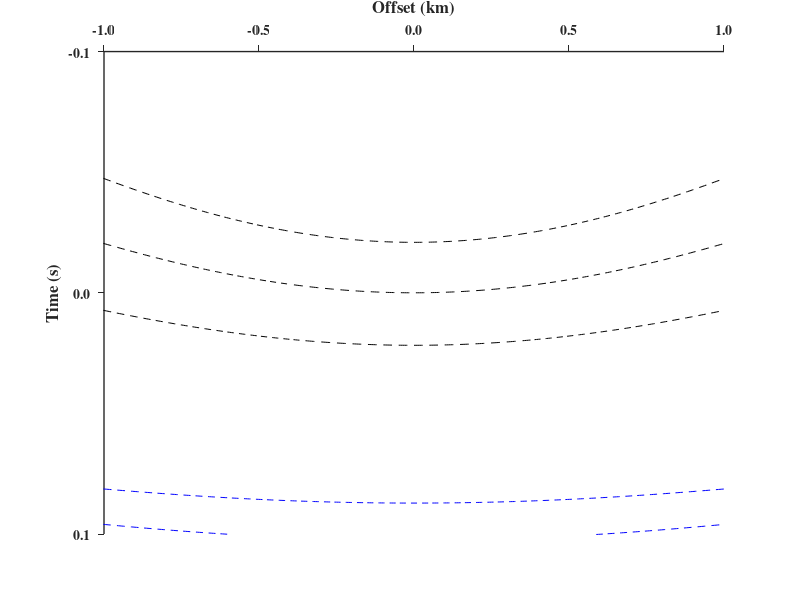

Write MATLAB code to recreate this figure.
clear

%vs=1500;vp=3000;Depth=1000;r=vs/vp;
%h=ezplot(@(a,x)myfun(a,x,r,Depth),[0 1 -2000 2000])
%C=get(h,'contourMatrix');
%a=C(1,2:end);
%X=C(2,2:end);
%t=Depth./cos(asin(a))/vp+Depth./cos(asin(0.5*a))/vs;
%plot(X,t,'r')
%hold on

%%%%%%%%%%% Map migration (stack impulse)%%%%%%%
%%%%% single shot %%%%%%%
%for k=1:10:181  
%   ezplot(@(x,y)myfun(x,y,sx,rx,vp,vs,t(k)),[-2000 2000 -2000  2000]); 
%   hold on; 
%end
%%%%% single offset multishot%%%%%%%
%for k=100:50:400
%   ezplot(@(x,y)myfun(x,y,sx+k,X(120)+k,vp,vs,t(120)),[-2000 2000 -2000    2000]); 
%   hold on; 
%end

%%%%%%%%%  Matrix manner to compute Demigration traveltime %%%%%%%
%clear
%vp_dem=2450:20:2550;vs_dem=1300;vs=1500;vp=2500;h=700;
%Depth_dem=(vs_dem/vs*(vp+vs)./(vp_dem+vs_dem))*h;
%r1=vs_dem./vp_dem;
%sx=200;rx=1000;
%a=0:pi/(180*4):pi/6;
%a11=asin(r1'*sin(a));
%X1=repmat(Depth_dem',[1,121]).*(repmat(tan(a),[6 1])+tan(a11));
%t1=((Depth_dem./vp_dem)'*cos(a)+(repmat(Depth_dem',[1,121])./cos(a11))/vs_dem);
%plot(X1',t1')

%%%%%%%%%  For loop manner to compute Demigration traveltime %%%%%%%
%%%%%%  Demigration with PS image %%%%%%%
fid=figure(1);
get(fid,'position')
set(fid,'position',[200 100 500 500]);%set figure position and size ([left bottom width height]) on the screen.
hold on
%plot(lowvel_init_vp(:,aaaa),[1:700],'color','b','linestyle','--','linewidth',1.5);
set(gca,'ydir','reverse','xlim',[-1000 1000],'xtick',[-1000:500:1000],'xticklabel','-1.0|-0.5|0.0|0.5|1.0','xaxislocation','top');
set(gca,'ylim',[-0.1 0.1],'ytick',[-0.1:0.1:0.1],'yticklabel','-0.1|0.0|0.1');
%set(gca,'ylim',[0.5 1.5],'ytick',[0.5:0.25:1.5],'yticklabel','0.5|0.75|1.25|1.5');
set(gca,'tickdir','out','linewidth',1);
set(gca,'fontsize',10,'fontname','times','fontweight','bold');
xlabel('Offset (km)','fontsize',12,'fontname','times','fontweight','bold');
ylabel('Time (s)','fontsize',12,'fontname','times','fontweight','bold');
text(1500,2000,'0.0','fontsize',10,'fontname','times','fontweight','bold');
%text(950,730,'1.0','fontsize',10,'fontname','times','fontweight','bold');
%text(1950,730,'2.0','fontsize',10,'fontname','times','fontweight','bold');
%text(2950,730,'3.0','fontsize',10,'fontname','times','fontweight','bold');
%text(3950,730,'4.0','fontsize',10,'fontname','times','fontweight','bold');
%text(4950,730,'5.0','fontsize',10,'fontname','times','fontweight','bold');
%
text(3,1.045,'1','fontsize',15,'fontname','times','fontweight','bold');
text(3,1.066,'2','fontsize',15,'fontname','times','fontweight','bold');
text(3,1.089,'3','fontsize',15,'fontname','times','fontweight','bold');
text(3,1.153,'1','fontsize',15,'fontname','times','fontweight','bold');
text(3,1.169,'2','fontsize',15,'fontname','times','fontweight','bold');
text(3,1.184,'3','fontsize',15,'fontname','times','fontweight','bold');
text(-800,1.31,'1:V{\prime}p=2450m/s','fontsize',10,'fontname','times','fontweight','bold');
text(-200,1.31,'2:V{\prime}p=2500m/s','fontsize',10,'fontname','times','fontweight','bold');
text(400,1.31,'3:V{\prime}p=2550m/s','fontsize',10,'fontname','times','fontweight','bold');
%%%%%% PS Traveltime with True Vp%%%%%%%
vs=1500;vp=2500;h=1000;
    vp_dem=2500;vs_dem=1500;
    Depth_dem=(vs_dem/vs*(vp+vs)/(vp_dem+vs_dem))*h;
%   Depth_dem=h;
    r1=vs_dem/vp_dem;
    sx=200;rx=1000;
    a=-pi/4:pi/(180*4):pi/4;
    a11=asin(r1*sin(a));
    X1=Depth_dem*(tan(a)+tan(a11));
    %t=(h/cos(a)/vp+h/cos(a*r)/vs);
    t1=(Depth_dem./cos(a)/vp_dem+Depth_dem./cos(a11)/vs_dem);
    hold on
    plot(X1,t1,'r')

for i=2450:50:2550
    vp_dem=i;vs_dem=1300;
    Depth_dem=(vs_dem/vs*(vp+vs)/(vp_dem+vs_dem))*h;
%   Depth_dem=h;
    r1=vs_dem/vp_dem;
    sx=200;rx=1000;
    a=-pi/4:pi/(180*4):pi/4;
    a11=asin(r1*sin(a));
    X1=Depth_dem*(tan(a)+tan(a11));
    %t=(h/cos(a)/vp+h/cos(a*r)/vs);
    t2=(Depth_dem./cos(a)/vp_dem+Depth_dem./cos(a11)/vs_dem);
    hold on
	plot(X1,t2-t1,'k--')
end


%%%%%% PS Demigration with True depth%%%%%%%
for i=2450:50:2550
    vp_dem=i;vs_dem=1300;
%   Depth_dem=(vs_dem/vs*(vp+vs)/(vp_dem+vs_dem))*h;
    Depth_dem=(vp_dem)/vp*h;
    r1=vs_dem/vp_dem;
    sx=200;rx=1000;
    a=-pi/4:pi/(180*4):pi/4;
    a11=asin(r1*sin(a));
    X1=Depth_dem*(tan(a)+tan(a11));
    %t=(h/cos(a)/vp+h/cos(a*r)/vs);
    t3=(Depth_dem./cos(a)/vp_dem+Depth_dem./cos(a11)/vs_dem);
    hold on
    plot(X1,t3-t1,'b--')
end
%for i=2450:20:2550
%    vp_dem=i;vs_dem=1300;
%%   Depth_dem=(vs_dem/vs*(vp+vs)/(vp_dem+vs_dem))*h;
%    Depth_dem=450;
%    r1=vs_dem/vp_dem;
%    sx=200;rx=1000;
%    a=-pi/4:pi/(180*4):pi/4;
%    a11=asin(r1*sin(a));
%    X1=Depth_dem*(tan(a)+tan(a11));
%    %t=(h/cos(a)/vp+h/cos(a*r)/vs);
%    t1=(Depth_dem./cos(a)/vp_dem+Depth_dem./cos(a11)/vs_dem);
%    hold on
%    plot(X1,t1,'g')
%end
%
